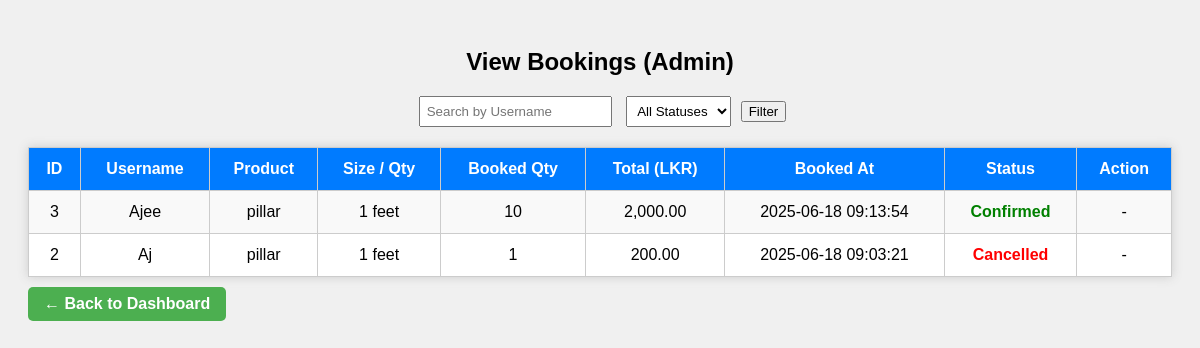
The page /admin/view_bookings.php (signed in) on the database its author committed.
### tables this page shows
CREATE TABLE `bookings` (
  `id` int(11) NOT NULL,
  `user_id` int(11) DEFAULT NULL,
  `product_variant_id` int(11) DEFAULT NULL,
  `quantity` int(11) DEFAULT NULL,
  `total_price` decimal(10,2) DEFAULT NULL,
  `booking_date` timestamp NOT NULL DEFAULT current_timestamp(),
  `status` enum('pending','confirmed','cancelled') DEFAULT 'pending'
);

CREATE TABLE `users` (
  `id` int(11) NOT NULL,
  `name` varchar(100) DEFAULT NULL,
  `username` varchar(50) DEFAULT NULL,
  `phone` varchar(20) DEFAULT NULL,
  `address` text DEFAULT NULL,
  `password` varchar(255) DEFAULT NULL,
  `profile_pic` varchar(255) DEFAULT NULL,
  `role` enum('user','admin') DEFAULT 'user',
  `created_at` timestamp NOT NULL DEFAULT current_timestamp()
);

CREATE TABLE `products` (
  `id` int(11) NOT NULL,
  `name` varchar(100) DEFAULT NULL,
  `image` varchar(255) DEFAULT NULL
);

CREATE TABLE `product_variants` (
  `id` int(11) NOT NULL,
  `product_id` int(11) DEFAULT NULL,
  `size_or_quantity` varchar(50) DEFAULT NULL,
  `price` decimal(10,2) DEFAULT NULL
);

### admin/view_bookings.php (the view, shortened to what this page needs)
<?php
include '../db.php';
$filter_username = $_GET['username'] ?? '';
$sql = "SELECT b.id, u.username, p.name AS product_name, pv.size_or_quantity, b.quantity, b.total_price, b.booking_date, b.status
        FROM bookings b
        JOIN users u ON b.user_id = u.id
        JOIN product_variants pv ON b.product_variant_id = pv.id
        JOIN products p ON pv.product_id = p.id
        WHERE 1";
$sql .= " ORDER BY b.booking_date DESC";
$result = mysqli_query($conn, $sql);
?>
<!DOCTYPE html>
<html>
<head>
</head>
<body>
  <h2>View Bookings (Admin)</h2>
  <form class="filter-form" method="GET">
    <input type="text" name="username" placeholder="Search by Username" value="<?= htmlspecialchars($filter_username) ?>">
    <select name="status">
      <option value="">All Statuses</option>
    </select>
    <button type="submit">Filter</button>
  </form>
  <table>
    <tr>
      <th>ID</th>
      <th>Username</th>
      <th>Product</th>
      <th>Size / Qty</th>
      <th>Booked Qty</th>
      <th>Total (LKR)</th>
      <th>Booked At</th>
      <th>Status</th>
      <th>Action</th>
    </tr>
    <?php while ($row = mysqli_fetch_assoc($result)) { ?>
      <tr>
        <td><?= $row['id'] ?></td>
        <td><?= htmlspecialchars($row['username']) ?></td>
        <td><?= htmlspecialchars($row['product_name']) ?></td>
        <td><?= htmlspecialchars($row['size_or_quantity']) ?></td>
        <td><?= $row['quantity'] ?></td>
        <td><?= number_format($row['total_price'], 2) ?></td>
        <td><?= $row['booking_date'] ?></td>
        <td class="status <?= $row['status'] ?>"><?= $row['status'] ?></td>
        <td class="actions">
          <?php if ($row['status'] == 'pending') { ?>
            <a href="?action=confirmed&booking_id=<?= $row['id'] ?>" class="confirm">Confirm</a>
            <a href="?action=cancelled&booking_id=<?= $row['id'] ?>" class="cancel">Cancel</a>
          <?php } else { echo "-"; } ?>
        </td>
      </tr>
    <?php } ?>
  </table>
<a href="dashboard.php" class="back-button">← Back to Dashboard</a>
</body>
</html>

### admin/view_bookings.php (style rules this page uses)
body { font-family: Arial; padding: 20px; background: #f0f0f0; }
h2 { text-align: center; }
.filter-form { margin-bottom: 20px; text-align: center; }
.filter-form input, .filter-form select { padding: 6px; margin: 0 5px; }
table { width: 100%; border-collapse: collapse; background: white; box-shadow: 0 0 10px #ccc; }
th, td { padding: 12px; border: 1px solid #ccc; text-align: center; }
th { background-color: #007BFF; color: white; }
tr:nth-child(even) { background-color: #f9f9f9; }
.status { text-transform: capitalize; font-weight: bold; }
.status.confirmed { color: green; }
.status.cancelled { color: red; }
.back-button { display: inline-block; margin: 10px 0; padding: 8px 16px; background-color: #4CAF50; color: white; text-decoration: none; border-radius: 5px; font-weight: bold; transition: background-color 0.3s ease; }

### rows shown on the page
bookings: id "3", user.username "Ajee", products.name "pillar", product_variant.size_or_quantity "1 feet", quantity "10", total_price "2,000.00", booking_date "2025-06-18 09:13:54", status "Confirmed"
bookings: id "2", user.username "Aj", products.name "pillar", product_variant.size_or_quantity "1 feet", quantity "1", total_price "200.00", booking_date "2025-06-18 09:03:21", status "Cancelled"
